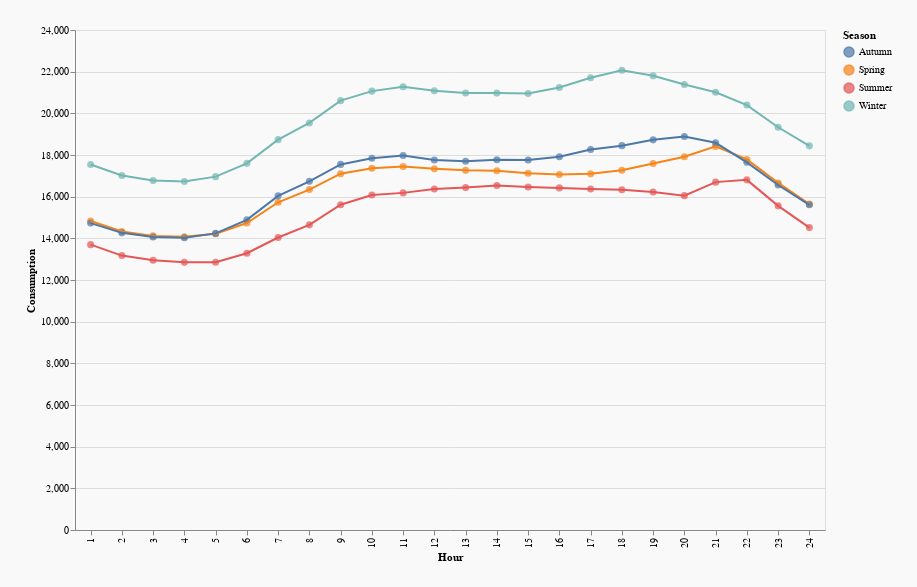

Here is the notebook cell this chart was saved with:
### Code cell
points = alt.Chart(hourly_gen_df).mark_circle(size = 50).encode(
    x = alt.X('Hour:N'),
    y = alt.Y('Consumption:Q'),
    color = alt.Color('Season:N'),
    tooltip = alt.Tooltip('Consumption'))

line = alt.Chart(hourly_gen_df).mark_line().encode(
    x = alt.X('Hour:N'),
    y = alt.Y('Consumption:Q'),
    color = alt.Color('Season:N'))
(points+line).properties(width = 750, height = 500, background = '#F9F9F9', padding = 25)

### Figure 1 — Vega-Lite specification as saved in the notebook (floating-point values rounded to 4 significant figures)
{"config": {"view": {"continuousWidth": 400, "continuousHeight": 300}}, "layer": [{"mark": {"type": "circle", "size": 50}, "encoding": {"color": {"type": "nominal", "field": "Season"}, "tooltip": {"type": "quantitative", "field": "Consumption"}, "x": {"type": "nominal", "field": "Hour"}, "y": {"type": "quantitative", "field": "Consumption"}}}, {"mark": "line", "encoding": {"color": {"type": "nominal", "field": "Season"}, "x": {"type": "nominal", "field": "Hour"}, "y": {"type": "quantitative", "field": "Consumption"}}}], "background": "#F9F9F9", "data": {"name": "data-fceffcb19d5b31a953113c66c48a07a5"}, "height": 500, "padding": 25, "width": 750, "$schema": "https://vega.github.io/schema/vega-lite/v4.8.1.json", "datasets": {"data-fceffcb19d5b31a953113c66c48a07a5": [{"Hour": 24, "Consumption": 18440.0, "Season": "Winter"}, {"Hour": 23, "Consumption": 19330.0, "Season": "Winter"}, {"Hour": 22, "Consumption": 20400.0, "Season": "Winter"}, {"Hour": 21, "Consumption": 21010.0, "Season": "Winter"}, {"Hour": 20, "Consumption": 21380.0, "Season": "Winter"}, {"Hour": 19, "Consumption": 21800.0, "Season": "Winter"}, {"Hour": 18, "Consumption": 22070.0, "Season": "Winter"}, {"Hour": 17, "Consumption": 21710.0, "Season": "Winter"}, {"Hour": 16, "Consumption": 21240.0, "Season": "Winter"}, {"Hour": 15, "Consumption": 20950.0, "Season": "Winter"}, {"Hour": 14, "Consumption": 20970.0, "Season": "Winter"}, {"Hour": 13, "Consumption": 20980.0, "Season": "Winter"}, {"Hour": 12, "Consumption": 21080.0, "Season": "Winter"}, {"Hour": 11, "Consumption": 21280.0, "Season": "Winter"}, {"Hour": 10, "Consumption": 21070.0, "Season": "Winter"}, {"Hour": 9, "Consumption": 20610.0, "Season": "Winter"}, {"Hour": 8, "Consumption": 19540.0, "Season": "Winter"}, {"Hour": 7, "Consumption": 18740.0, "Season": "Winter"}, {"Hour": 6, "Consumption": 17600.0, "Season": "Winter"}, {"Hour": 5, "Consumption": 16960.0, "Season": "Winter"}, {"Hour": 4, "Consumption": 16730.0, "Season": "Winter"}, {"Hour": 3, "Consumption": 16780.0, "Season": "Winter"}, {"Hour": 2, "Consumption": 17020.0, "Season": "Winter"}, {"Hour": 1, "Consumption": 17550.0, "Season": "Winter"}, {"Hour": 24, "Consumption": 15640.0, "Season": "Spring"}, {"Hour": 23, "Consumption": 16660.0, "Season": "Spring"}, {"Hour": 22, "Consumption": 17790.0, "Season": "Spring"}, {"Hour": 21, "Consumption": 18410.0, "Season": "Spring"}, {"Hour": 20, "Consumption": 17920.0, "Season": "Spring"}, {"Hour": 19, "Consumption": 17590.0, "Season": "Spring"}, {"Hour": 18, "Consumption": 17270.0, "Season": "Spring"}, {"Hour": 17, "Consumption": 17090.0, "Season": "Spring"}, {"Hour": 16, "Consumption": 17070.0, "Season": "Spring"}, {"Hour": 15, "Consumption": 17120.0, "Season": "Spring"}, {"Hour": 14, "Consumption": 17250.0, "Season": "Spring"}, {"Hour": 13, "Consumption": 17260.0, "Season": "Spring"}, {"Hour": 12, "Consumption": 17340.0, "Season": "Spring"}, {"Hour": 11, "Consumption": 17440.0, "Season": "Spring"}, {"Hour": 10, "Consumption": 17360.0, "Season": "Spring"}, {"Hour": 9, "Consumption": 17100.0, "Season": "Spring"}, {"Hour": 8, "Consumption": 16340.0, "Season": "Spring"}, {"Hour": 7, "Consumption": 15730.0, "Season": "Spring"}, {"Hour": 6, "Consumption": 14740.0, "Season": "Spring"}, {"Hour": 5, "Consumption": 14220.0, "Season": "Spring"}, {"Hour": 4, "Consumption": 14070.0, "Season": "Spring"}, {"Hour": 3, "Consumption": 14120.0, "Season": "Spring"}, {"Hour": 2, "Consumption": 14330.0, "Season": "Spring"}, {"Hour": 1, "Consumption": 14840.0, "Season": "Spring"}, {"Hour": 24, "Consumption": 14520.0, "Season": "Summer"}, {"Hour": 23, "Consumption": 15560.0, "Season": "Summer"}, {"Hour": 22, "Consumption": 16810.0, "Season": "Summer"}, {"Hour": 21, "Consumption": 16700.0, "Season": "Summer"}, {"Hour": 20, "Consumption": 16050.0, "Season": "Summer"}, {"Hour": 19, "Consumption": 16230.0, "Season": "Summer"}, {"Hour": 18, "Consumption": 16330.0, "Season": "Summer"}, {"Hour": 17, "Consumption": 16370.0, "Season": "Summer"}, {"Hour": 16, "Consumption": 16420.0, "Season": "Summer"}, {"Hour": 15, "Consumption": 16470.0, "Season": "Summer"}, {"Hour": 14, "Consumption": 16540.0, "Season": "Summer"}, {"Hour": 13, "Consumption": 16440.0, "Season": "Summer"}, {"Hour": 12, "Consumption": 16370.0, "Season": "Summer"}, {"Hour": 11, "Consumption": 16180.0, "Season": "Summer"}, {"Hour": 10, "Consumption": 16080.0, "Season": "Summer"}, {"Hour": 9, "Consumption": 15610.0, "Season": "Summer"}, {"Hour": 8, "Consumption": 14650.0, "Season": "Summer"}, {"Hour": 7, "Consumption": 14040.0, "Season": "Summer"}, {"Hour": 6, "Consumption": 13290.0, "Season": "Summer"}, {"Hour": 5, "Consumption": 12860.0, "Season": "Summer"}, {"Hour": 4, "Consumption": 12850.0, "Season": "Summer"}, {"Hour": 3, "Consumption": 12950.0, "Season": "Summer"}, {"Hour": 2, "Consumption": 13170.0, "Season": "Summer"}, {"Hour": 1, "Consumption": 13700.0, "Season": "Summer"}, {"Hour": 24, "Consumption": 15610.0, "Season": "Autumn"}, {"Hour": 23, "Consumption": 16560.0, "Season": "Autumn"}, {"Hour": 22, "Consumption": 17650.0, "Season": "Autumn"}, {"Hour": 21, "Consumption": 18580.0, "Season": "Autumn"}, {"Hour": 20, "Consumption": 18890.0, "Season": "Autumn"}, {"Hour": 19, "Consumption": 18730.0, "Season": "Autumn"}, {"Hour": 18, "Consumption": 18450.0, "Season": "Autumn"}, {"Hour": 17, "Consumption": 18260.0, "Season": "Autumn"}, {"Hour": 16, "Consumption": 17920.0, "Season": "Autumn"}, {"Hour": 15, "Consumption": 17760.0, "Season": "Autumn"}, {"Hour": 14, "Consumption": 17770.0, "Season": "Autumn"}, {"Hour": 13, "Consumption": 17700.0, "Season": "Autumn"}, {"Hour": 12, "Consumption": 17760.0, "Season": "Autumn"}, {"Hour": 11, "Consumption": 17970.0, "Season": "Autumn"}, {"Hour": 10, "Consumption": 17850.0, "Season": "Autumn"}, {"Hour": 9, "Consumption": 17550.0, "Season": "Autumn"}, {"Hour": 8, "Consumption": 16740.0, "Season": "Autumn"}, {"Hour": 7, "Consumption": 16040.0, "Season": "Autumn"}, {"Hour": 6, "Consumption": 14890.0, "Season": "Autumn"}, {"Hour": 5, "Consumption": 14240.0, "Season": "Autumn"}, {"Hour": 4, "Consumption": 14030.0, "Season": "Autumn"}, {"Hour": 3, "Consumption": 14060.0, "Season": "Autumn"}, {"Hour": 2, "Consumption": 14260.0, "Season": "Autumn"}, {"Hour": 1, "Consumption": 14730.0, "Season": "Autumn"}]}}
